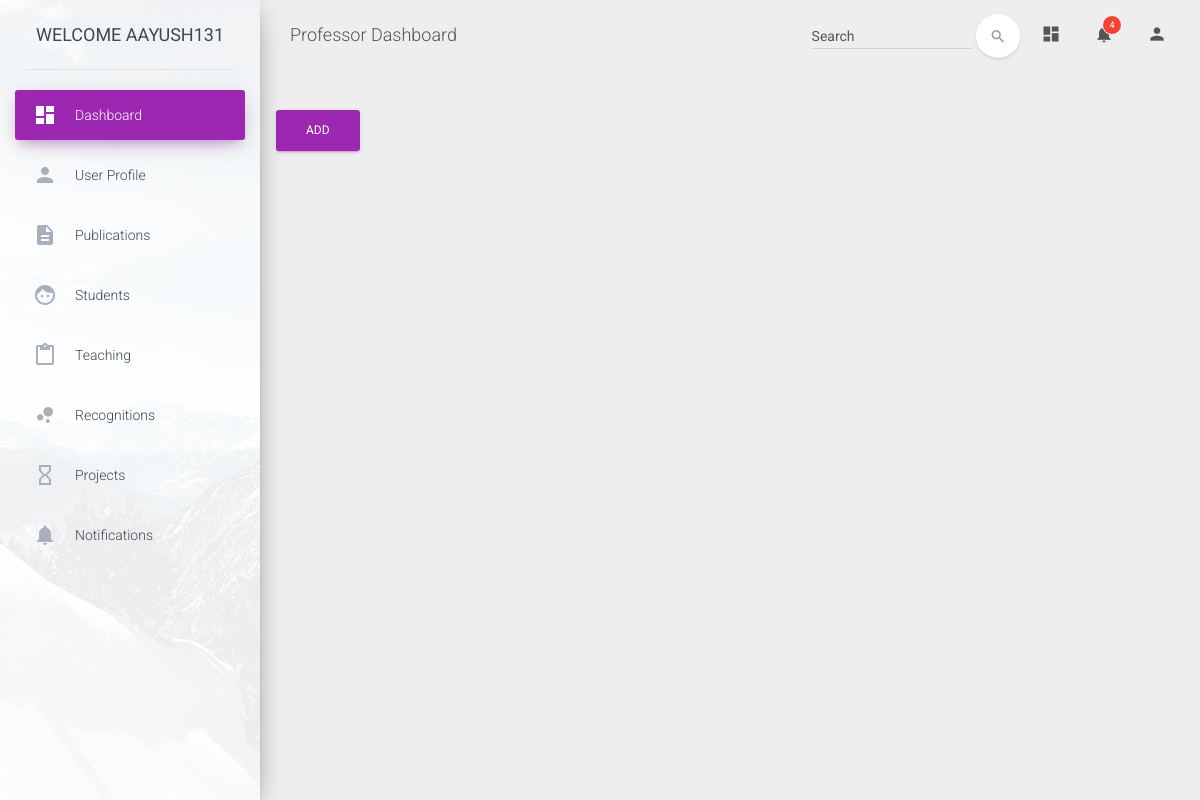
Page /test/students/ (signed in) on the earlier database version.
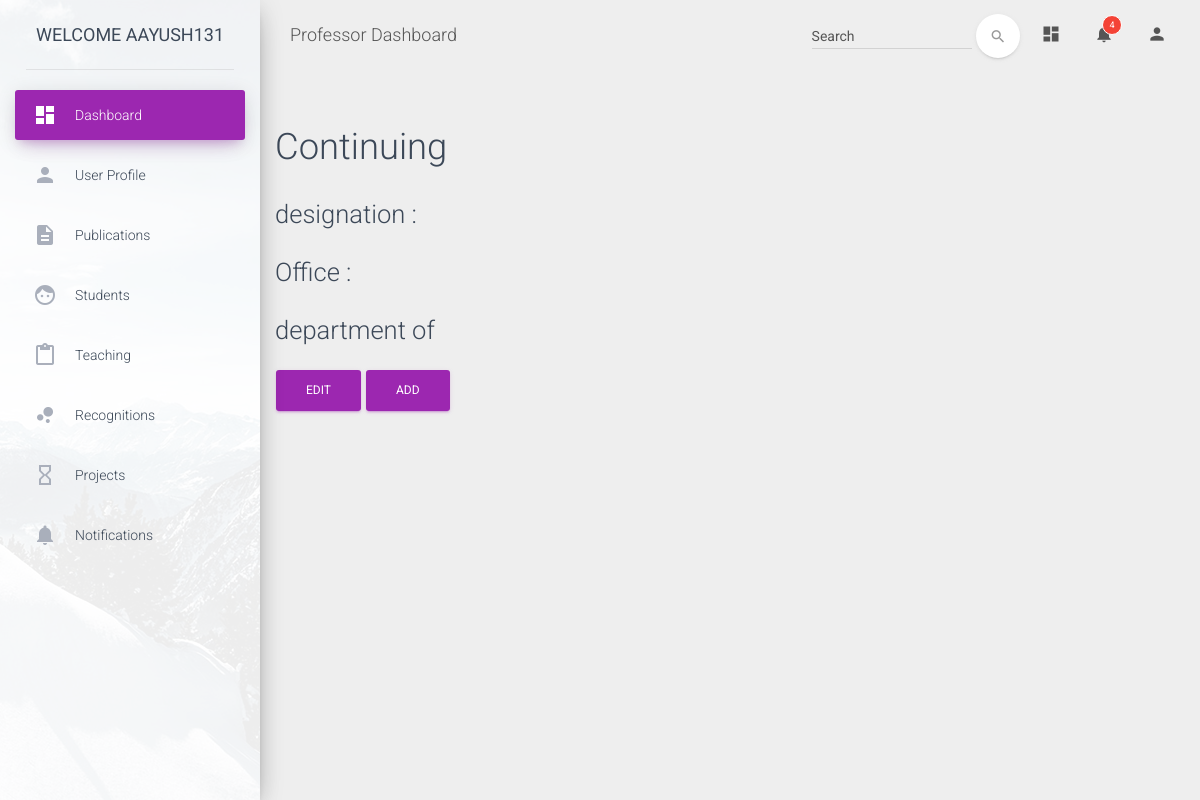
Same page on the later database version.
### details/models.py (models this page shows)
class StudentsDetails(models.Model):
    username = models.ForeignKey(User, on_delete=models.CASCADE)
    student_status = models.CharField(max_length=255, choices=STATUS_CHOICES)
    degree=models.CharField(max_length=255, choices=STUDENT_DEGREE)
    student_name = models.CharField(max_length=255)
    thesis_title = models.CharField(max_length=255)
    supervisor = models.CharField(max_length=255)

### details/views.py (the view)
@login_required
def Students(request):
    user_name = request.user.username
    try:
        users = StudentsDetails.objects.filter(username__username=user_name)
    except ObjectDoesNotExist:
        return redirect('/test/students/create')
    context={
        'users':users,
    }
    return render(request, 'students.html', context)

### details/templates/students.html
{% extends "dashboard.html" %}
{% block content %}
  {% for sub in users %}
  <h2>{{sub.student_status}}</h2>
  <h3>designation : {{sub.semester}}</h3>
  <h3>Office : {{sub.course_name}}</h3>
  <h3>department of {{sub.course_description}}</h3>
  <a href="{% url 'details:teaching_edit' pk=sub.pk %}">
    <button type="button" class="btn btn-primary" name="button">Edit</button>
  </a>
  {% endfor %}
  <a href = "{% url 'details:students' %}add">
    <button type="button" class="btn btn-primary" name="button">Add</button>
  </a>
{% endblock %}

Differences in the rows shown:
added StudentsDetails: student_status "Continuing"
